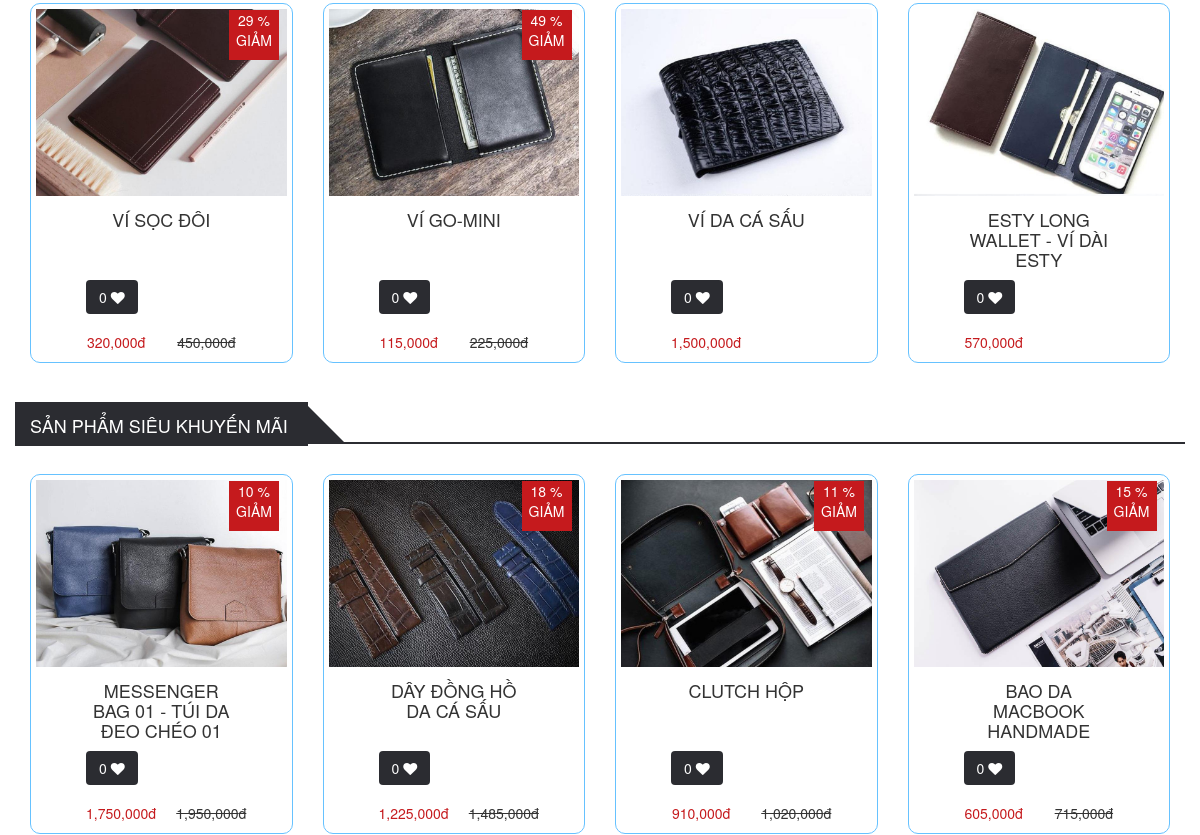
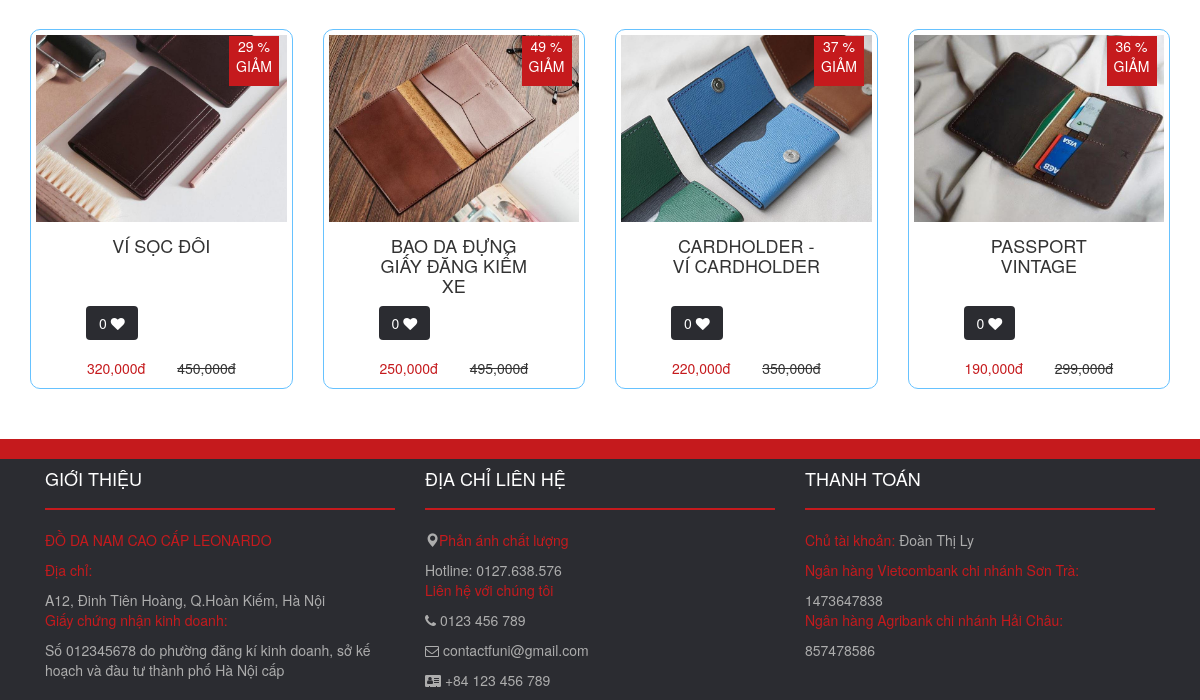
The page /productByCate.php?cate_id=CATE_02&cate_name=Ví da (lower part) on the database as committed earlier (2 pictures, top to bottom).
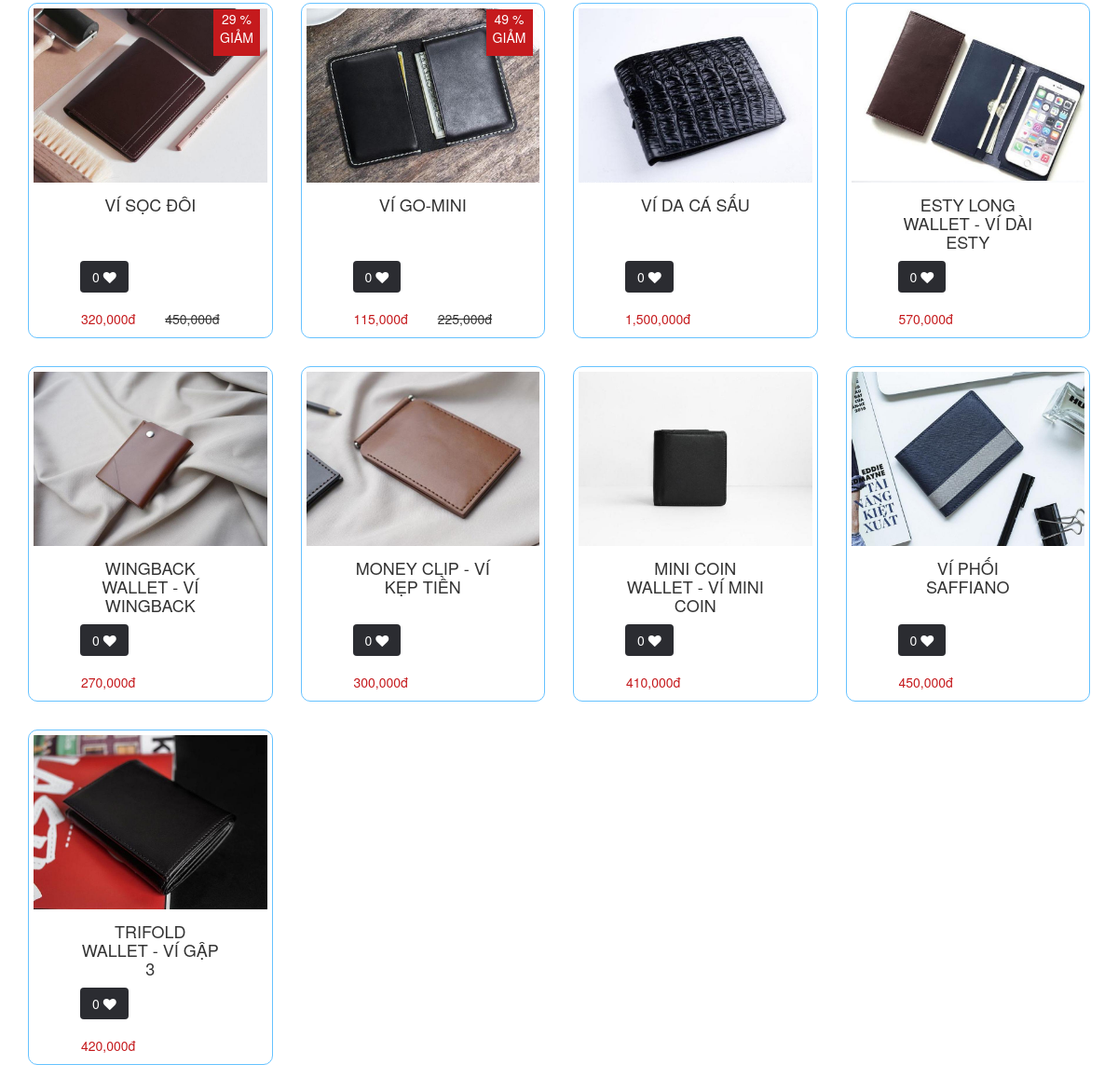
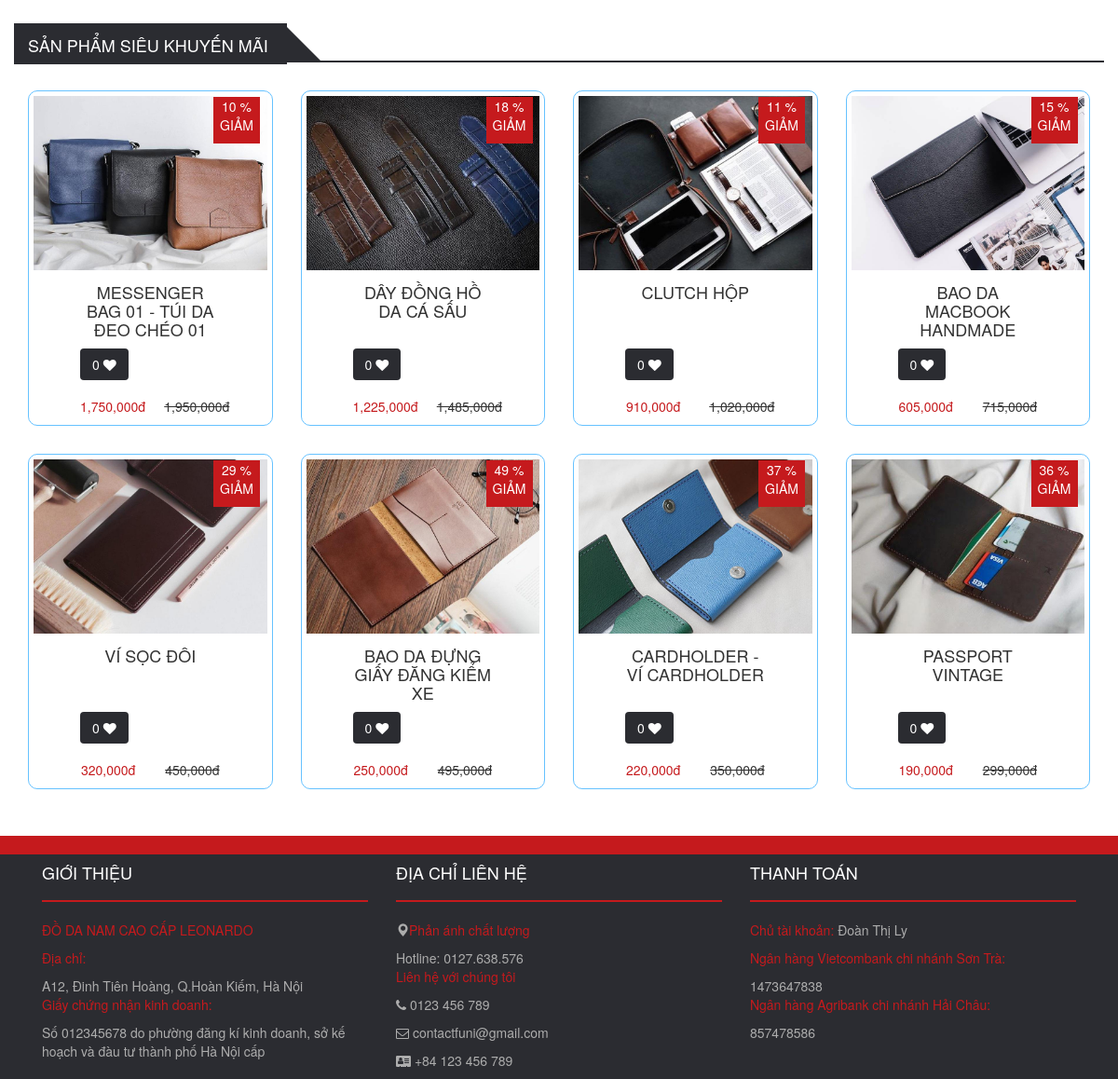
The same page on the database as committed later (2 pictures, top to bottom).
### tables this page shows
CREATE TABLE products(
	prod_id VARCHAR(10) PRIMARY KEY,
    prod_name VARCHAR(255),
    material VARCHAR(255),
    image nVARCHAR(500),
    price_in INT(11),
    price_out INT(11),
    date_add DATE,
    quantity INT(11),
    description text,
    cate_id VARCHAR(10),
    views int(11),
    status BOOLEAN,
    delete_at date,
    FOREIGN KEY (cate_id) REFERENCES categories (cate_id)
);

CREATE TABLE promotion(
	prod_id VARCHAR(10),
    new_price INT(11),
    date_start DATE,
    date_end DATE,
    FOREIGN KEY (prod_id) REFERENCES products (prod_id),
    PRIMARY KEY(prod_id,date_start)
);

### function.php (the view, shortened to what the changed rows need)
<?php
	$connect = mysqli_connect("localhost","root","","sell_leather");
	mysqli_set_charset($connect,'UTF8');
	function checkLoveByUser($username, $prod_id){
		GLOBAL $connect;
		$sql = "SELECT * FROM listProductLove WHERE username = '$username' AND prod_id = '$prod_id'";
		$result = $connect->query($sql);
		if ($result->num_rows > 0) {
			return 1;
		}else return 0;
	}
	class product
	{
		function countLoves($prod_id){
			GLOBAL $connect;
			$sql = "SELECT count(prod_id) AS total FROM listProductLove WHERE prod_id = '$prod_id'";
			$result = $connect->query($sql);
			if ($result->num_rows > 0) {
				$row = $result->fetch_assoc();
				return $row['total'];
			}
		}
		function showInfoProducthtml($prod_id, $name, $image, $price, $new_price){
			$show = "show";
			$page = $_SESSION['page'];
			if ($new_price == '') {
				$show = "hidden";
				$percent = 0;
				$new_price = $price;
			} else {
				$percent = round(($price - $new_price)/($price/100), 0);
				$show = "show";
			}
			if (checkLoveByUser($_SESSION['username'], $prod_id)) {
				$color = '#ff3399';
			}else $color = '#fff';
			$loves = $this->countLoves($prod_id);
			echo "
				<div class='col-lg-3 col-md-3 col-sm-6 col-xs-6'>
					<div class='product-item'>
						<div class='product-image'>
							<img src='$image'>
						</div>
						<div class='promotion text-center $show'>
							$percent %
							GIẢM
						</div>
						<div class='product-control text-center'>
							<button class='btn btn-addCart'>
								<a href='$page.php?addProd_id=" . $prod_id . "'><i class = 'fa fa-cart-plus fa-lg' style='color: #FFF;'></i> Giỏ hàng
							</button>
							<button class='btn btn-addCart'>
								<a href='productDetail.php?prod_id=" . $prod_id . "'><i class = 'fa fa-eye' style='color: #FFF;'></i></a>
							</button>
						</div>
						<div class='caption text-center'>
							<div class='col-xs-12 prod_name'>
							<h4 class = 'text-uppercase'>$name</h4>
							</div>
							<div class='col-xs-12 pull-left'>
								<button class='btn-love btn'>
								<span>$loves</span>
									<a href='$page.php?likeProd_id=" . $prod_id . "'><i class = 'fa fa-heart' style='color: $color;'></i></a>
								</button>
							</div>
							<div class='col-xs-6'>
							<span class='price float-left'>".number_format($new_price)."đ</span>
							</div>
							<div class='col-xs-6'>
							<s class='$show float-left'>". number_format($price). "đ</s>
							</div>
						</div>
					</div>
				</div>
			";
		}
		function showProduct($connect, $prod_id){
			if ($connect) {
				$sql = "SELECT products.prod_id, prod_name, material, image, price_in, price_out, date_add, quantity, description, cate_name, views, status, products.delete_at, new_price, date_start, date_end FROM products LEFT JOIN categories ON products.cate_id = categories.cate_id LEFT JOIN promotion ON products.prod_id = promotion.prod_id  WHERE products.prod_id = '$prod_id'";
				$result = $connect->query($sql);
				if ($result->num_rows > 0) {
					$row = $result->fetch_assoc();
					return $row;
				}
				return 0;
				}
		}
		function showProductPromotion($connect){
			if ($connect) {
				$sql = "SELECT * FROM promotion, products WHERE products.prod_id = promotion.prod_id AND products.delete_at IS NULL  ORDER BY new_price DESC LIMIT 8";
				$result = $connect->query($sql);
				if ($result->num_rows > 0) {
					while($row = $result->fetch_assoc()) {
						$info = $this->showProduct($connect, $row['prod_id']);
						$image = explode("|", $info['image']);
						$this->showInfoProducthtml($row['prod_id'], $info['prod_name'], $image[0], $info['price_out'], $info['new_price']);
					}
				}
			}
		}
	}
?>

### productByCate.php (shortened to what the changed rows need)
<?php
	include "function.php";
	if (isset($_GET['cate_id'])) {
		$cate_id = $_GET['cate_id'];
	}
   ?>
<!DOCTYPE html>
<html>
<head>
  <link rel="stylesheet" href="https://maxcdn.bootstrapcdn.com/bootstrap/3.3.7/css/bootstrap.min.css">
  <link rel="stylesheet" href="https://cdnjs.cloudflare.com/ajax/libs/font-awesome/4.7.0/css/font-awesome.min.css">
  <link rel="stylesheet" type="text/css" href="style.css">
</head>
<body>
	<?php
		include "header.php";
	 ?>
	<div class="content">
		<div class="container">
			<div class="productHot">
				<div class="row">
					<?php
						$sql = "SELECT * FROM products, categories WHERE products.cate_id = categories.cate_id AND categories.cate_id = '$cate_id' AND products.delete_at IS NULL;";
						$result = $connect->query($sql);
						if ($result->num_rows > 0) {
							while($row = $result->fetch_assoc()) {
								$prod = new product();
								$info = $prod->showProduct($connect, $row['prod_id']);
								$image = explode("|", $info['image']);
								$prod->showInfoProducthtml($row['prod_id'], $info['prod_name'], $image[0], $info['price_out'], $info['new_price']);
							}
						}
					?>
				</div>
			</div>
			<div class="productPromotion">
				<div class="row">
					<?php
						$prod = new product();
						$prod->showProductPromotion($connect);
					?>
				</div>
			</div>
		</div>
	</div>
	<?php include "footer.php" ?>
</body>
</html>

Rows that differ between the two databases and show on the page:
added products: shows a picture, prod_name "WINGBACK WALLET - VÍ WINGBACK", loves "0", price_out "270,000"
added products: shows a picture, prod_name "MONEY CLIP - VÍ KẸP TIỀN", loves "0", price_out "300,000"
added products: shows a picture, prod_name "MINI COIN WALLET - VÍ MINI COIN", loves "0", price_out "410,000"
added products: shows a picture, prod_name "VÍ PHỐI SAFFIANO", loves "0", price_out "450,000"
added products: shows a picture, prod_name "TRIFOLD WALLET - VÍ GẬP 3", loves "0", price_out "420,000"
